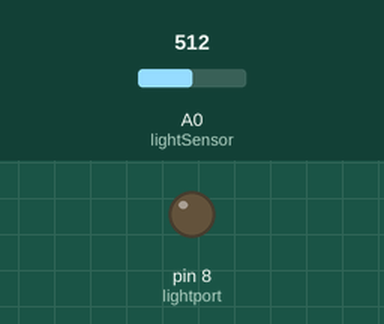
Simulated run of this sketch. Board: Arduino Uno, built with avr-gcc and run on an emulated ATmega328P. Shown: output pins drawn as LEDs (lit = HIGH). The test bench sets the inputs (shaded band); at power-on: A0 (lightSensor) = 512. What the sketch prints to the serial monitor is not drawn.

Above: at 1.2 s.
1.3 s: A0 (lightSensor) set to 317
4.3 s: A0 (lightSensor) set to 291
At 5.7 s:
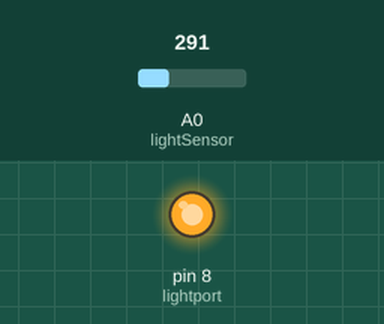
Timing chart, 0 to 7.3 s (numbered marks = the images above; inputs shaded):
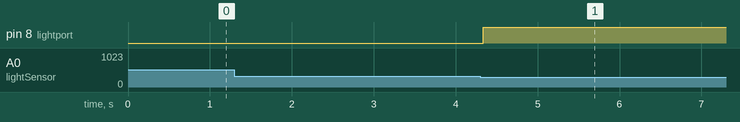

Measured:
- the behaviour switches between 301 and 300 on A0 (lightSensor) (found by bisection; images 0 and 1)
- after the input at 4.3 s, pin 8 (lightport): LOW → HIGH at once

The sketch:

sketch_dec18b.ino
```cpp
const int lightSensor=A0;
int lightport=8;
void setup() {
Serial.begin(9600);
pinMode(lightSensor, INPUT);
pinMode(lightport, OUTPUT);
}

void loop() {
int lightSensorStatus= analogRead(lightSensor);
Serial.println(lightSensorStatus);
if(lightSensorStatus <= 300){
  Serial.println("Its not too biright");
   digitalWrite(lightport, HIGH);
   delay(30);
    digitalWrite(lightport, LOW);
}else{
    Serial.println("Its  too biright");
}
}
```
